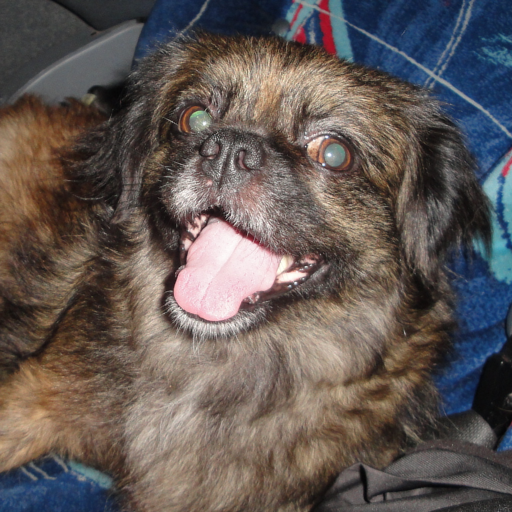
//> input picture opencv/imgproc_module/chicky_512.png, 512 x 512 px
$ ./Remapping chicky_512.png   (built with g++ and OpenCV 4)
//> lines starting //> are read from the running program, lines starting //| are printed output that depends on the picture
#include "opencv2/imgcodecs.hpp"
#include "opencv2/highgui.hpp"
#include "opencv2/imgproc.hpp"
#include <iostream>
using namespace cv;
void update_map(int &ind, Mat &map_x, Mat &map_y);
int main(int argc, const char **argv)
{
    CommandLineParser parser(argc, argv, "{@image |chicky_512.png|input image name}");
    std::string filename = parser.get<std::string>(0);
    Mat src = imread(samples::findFile(filename), IMREAD_COLOR);
//> src is the input picture: 512 rows x 512 cols, CV_8UC3; mean B, G, R 85.8, 89.1, 98.5
    if (src.empty())
    {
        std::cout << "Cannot read image: " << filename << std::endl;
        return -1;
    }
    Mat dst(src.size(), src.type());
    Mat map_x(src.size(), CV_32FC1);
    Mat map_y(src.size(), CV_32FC1);
    const char *remap_window = "Remap demo";
    namedWindow(remap_window, WINDOW_AUTOSIZE);
    int ind = 0;
    for (;;)
    {
        update_map(ind, map_x, map_y);
//> after the loop in update_map, `for (int i = 0; i < map_x.rows; i++)`:
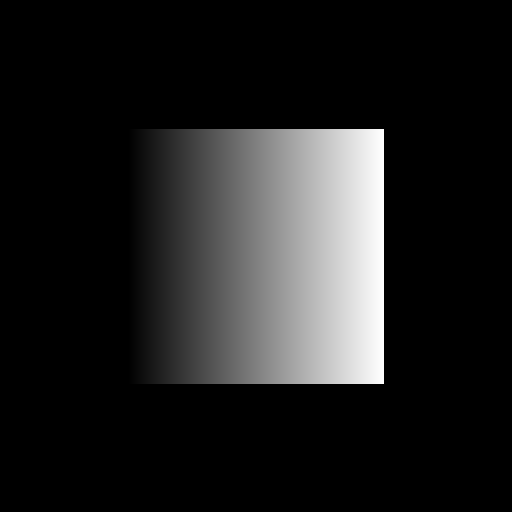
//> map_x: 512 rows x 512 cols, CV_32FC1; min 0, max 510.5, mean 63.6; drawn with min black and max white
//> after the loop in update_map, `for (int i = 0; i < map_x.rows; i++)`:
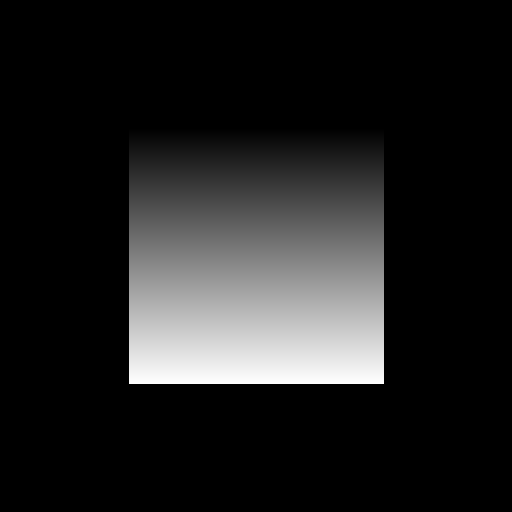
//> map_y: 512 rows x 512 cols, CV_32FC1; min 0, max 510.5, mean 63.6; drawn with min black and max white
//> ind = 1
        remap(src, dst, map_x, map_y, INTER_LINEAR, BORDER_CONSTANT, Scalar(0, 0, 0));
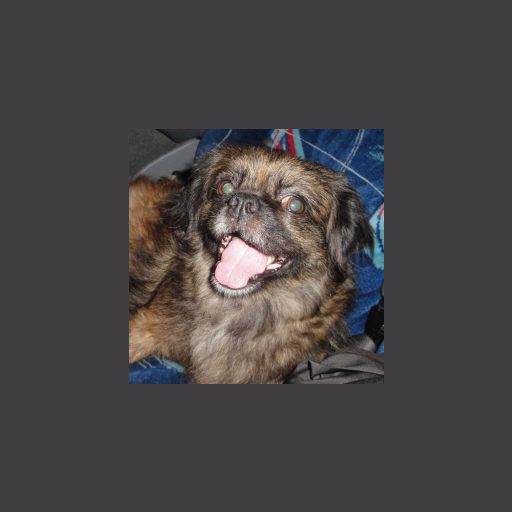
//> dst: 512 rows x 512 cols, CV_8UC3; mean B, G, R 69.5, 68.8, 72.6
        imshow(remap_window, dst);
        char c = (char)waitKey(1000);
//> the Esc key is pressed
        if (c == 27)
        {
            break;
        }
    }
    return 0;
}
void update_map(int &ind, Mat &map_x, Mat &map_y)
{
    for (int i = 0; i < map_x.rows; i++)
    {
        for (int j = 0; j < map_x.cols; j++)
        {
            switch (ind)
            {
            case 0:
                if (j > map_x.cols * 0.25 && j < map_x.cols * 0.75 && i > map_x.rows * 0.25 && i < map_x.rows * 0.75)
                {
                    map_x.at<float>(i, j) = 2 * (j - map_x.cols * 0.25f) + 0.5f;
                    map_y.at<float>(i, j) = 2 * (i - map_x.rows * 0.25f) + 0.5f;
                }
                else
                {
                    map_x.at<float>(i, j) = 0;
                    map_y.at<float>(i, j) = 0;
                }
                break;
            case 1:
                map_x.at<float>(i, j) = (float)j;
                map_y.at<float>(i, j) = (float)(map_x.rows - i);
                break;
            case 2:
                map_x.at<float>(i, j) = (float)(map_x.cols - j);
                map_y.at<float>(i, j) = (float)i;
                break;
            case 3:
                map_x.at<float>(i, j) = (float)(map_x.cols - j);
                map_y.at<float>(i, j) = (float)(map_x.rows - i);
                break;
            default:
                break;
            } // end of switch
        }
    }
    ind = (ind + 1) % 4;
}
